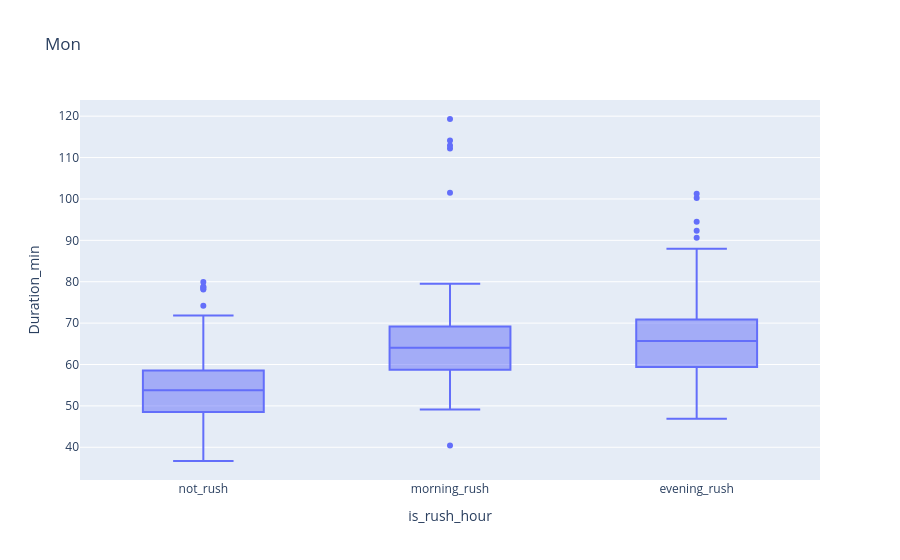
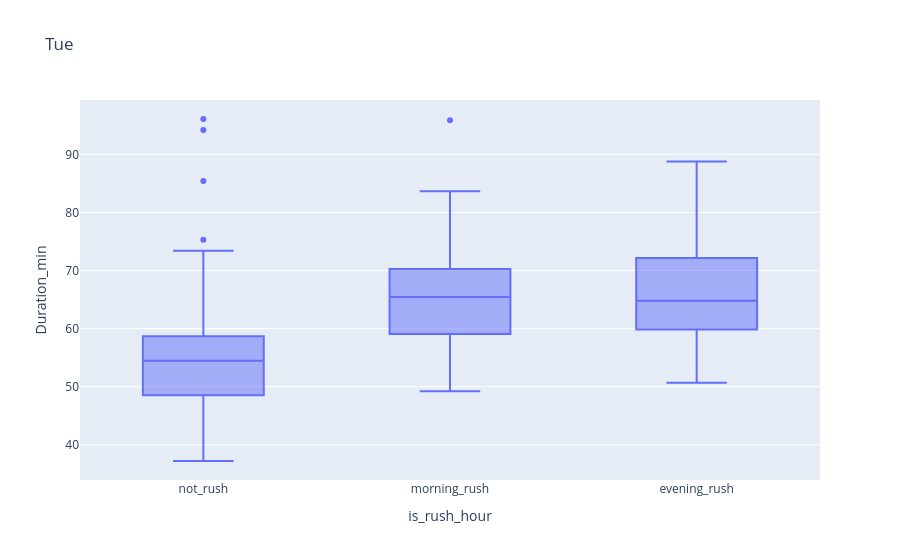
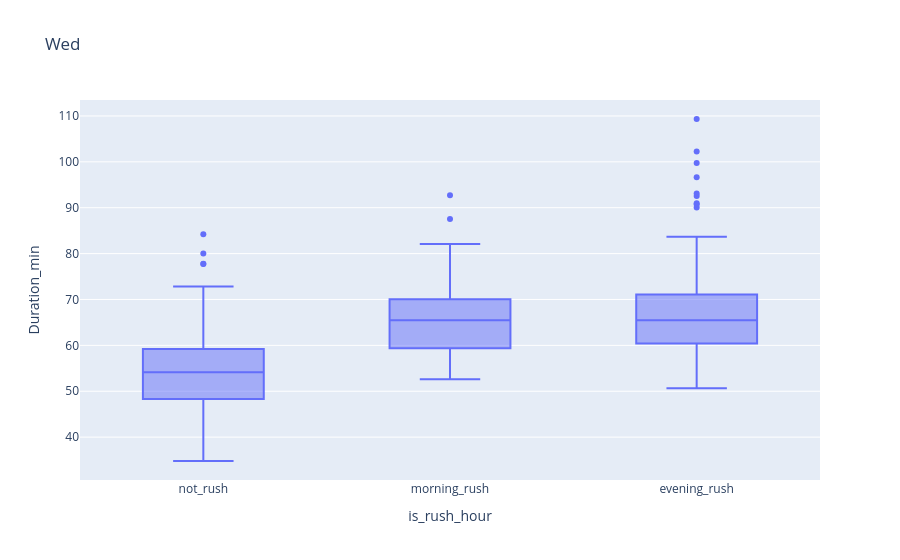
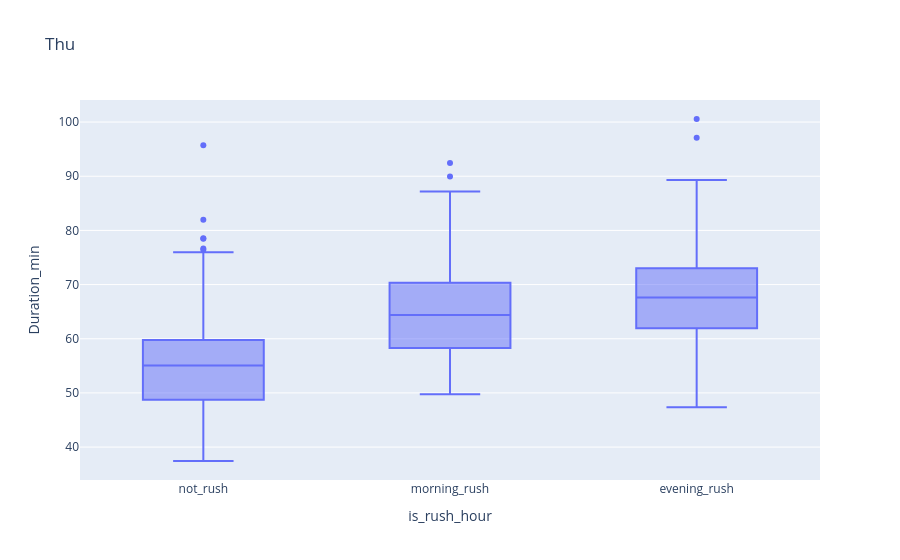

Write notebook code for charts like these, in order.
### Markdown cell above
## Interaction between day of week and rush hour

### Code cell
day_order = ["Mon", "Tue", "Wed", "Thu", "Fri", "Sat", "Sun"]

for day in day_order:
    px.box(
        df_target.filter(pl.col("day_of_week") == day),
        x="is_rush_hour",
        y="Duration_min",
        title=f"{day}",
    ).show()

### Figure 1 — Plotly figure (JSON) as saved in the notebook; plotly's stock layout.template omitted (floating-point values rounded to 4 significant figures; data arrays with more than 128 entries replaced by an {"elided": "..."} marker saying what was removed)
{"data": [{"alignmentgroup": "True", "hovertemplate": "is_rush_hour=%{x}<br>Duration_min=%{y}<extra></extra>", "legendgroup": "", "marker": {"color": "#636efa"}, "name": "", "notched": false, "offsetgroup": "", "orientation": "v", "showlegend": false, "type": "box", "x": {"elided": "1021 str values"}, "x0": " ", "xaxis": "x", "y": {"elided": "1021 float values"}, "y0": " ", "yaxis": "y"}], "layout": {"boxmode": "group", "legend": {"tracegroupgap": 0}, "title": {"text": "Mon"}, "xaxis": {"anchor": "y", "domain": [0, 1], "title": {"text": "is_rush_hour"}}, "yaxis": {"anchor": "x", "domain": [0, 1], "title": {"text": "Duration_min"}}}}

### Figure 2 — Plotly figure (JSON) as saved in the notebook; plotly's stock layout.template omitted (floating-point values rounded to 4 significant figures; data arrays with more than 128 entries replaced by an {"elided": "..."} marker saying what was removed)
{"data": [{"alignmentgroup": "True", "hovertemplate": "is_rush_hour=%{x}<br>Duration_min=%{y}<extra></extra>", "legendgroup": "", "marker": {"color": "#636efa"}, "name": "", "notched": false, "offsetgroup": "", "orientation": "v", "showlegend": false, "type": "box", "x": {"elided": "1013 str values"}, "x0": " ", "xaxis": "x", "y": {"elided": "1013 float values"}, "y0": " ", "yaxis": "y"}], "layout": {"boxmode": "group", "legend": {"tracegroupgap": 0}, "title": {"text": "Tue"}, "xaxis": {"anchor": "y", "domain": [0, 1], "title": {"text": "is_rush_hour"}}, "yaxis": {"anchor": "x", "domain": [0, 1], "title": {"text": "Duration_min"}}}}

### Figure 3 — Plotly figure (JSON) as saved in the notebook; plotly's stock layout.template omitted (floating-point values rounded to 4 significant figures; data arrays with more than 128 entries replaced by an {"elided": "..."} marker saying what was removed)
{"data": [{"alignmentgroup": "True", "hovertemplate": "is_rush_hour=%{x}<br>Duration_min=%{y}<extra></extra>", "legendgroup": "", "marker": {"color": "#636efa"}, "name": "", "notched": false, "offsetgroup": "", "orientation": "v", "showlegend": false, "type": "box", "x": {"elided": "1049 str values"}, "x0": " ", "xaxis": "x", "y": {"elided": "1049 float values"}, "y0": " ", "yaxis": "y"}], "layout": {"boxmode": "group", "legend": {"tracegroupgap": 0}, "title": {"text": "Wed"}, "xaxis": {"anchor": "y", "domain": [0, 1], "title": {"text": "is_rush_hour"}}, "yaxis": {"anchor": "x", "domain": [0, 1], "title": {"text": "Duration_min"}}}}

### Figure 4 — Plotly figure (JSON) as saved in the notebook; plotly's stock layout.template omitted (floating-point values rounded to 4 significant figures; data arrays with more than 128 entries replaced by an {"elided": "..."} marker saying what was removed)
{"data": [{"alignmentgroup": "True", "hovertemplate": "is_rush_hour=%{x}<br>Duration_min=%{y}<extra></extra>", "legendgroup": "", "marker": {"color": "#636efa"}, "name": "", "notched": false, "offsetgroup": "", "orientation": "v", "showlegend": false, "type": "box", "x": {"elided": "1042 str values"}, "x0": " ", "xaxis": "x", "y": {"elided": "1042 float values"}, "y0": " ", "yaxis": "y"}], "layout": {"boxmode": "group", "legend": {"tracegroupgap": 0}, "title": {"text": "Thu"}, "xaxis": {"anchor": "y", "domain": [0, 1], "title": {"text": "is_rush_hour"}}, "yaxis": {"anchor": "x", "domain": [0, 1], "title": {"text": "Duration_min"}}}}
